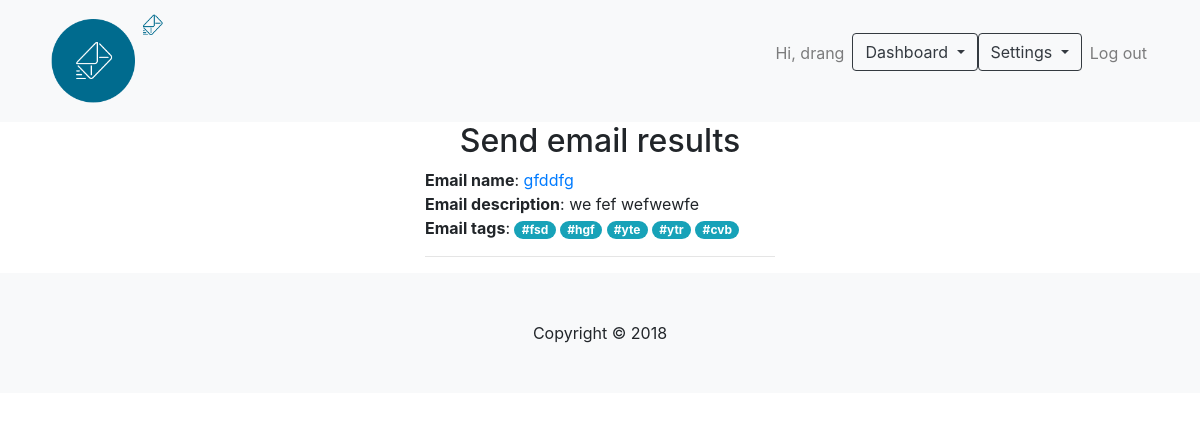
/result-emails/ (signed in), run on the app's committed database.
### Sender/models.py (models this page shows, shortened)
class UserMessage(models.Model):
    user = models.ForeignKey(User, on_delete=models.CASCADE, related_name='user_messages', default=0)
    user_message_name = models.CharField(max_length=100)
    user_message_description = models.CharField(max_length=500)
    user_message_tags = TaggableManager(blank=True)
    user_message_target_email = models.EmailField(max_length=100)
    user_message_email_title = models.CharField(max_length=50, default='Mail from mailsender')
    user_message_text = models.CharField(max_length=500)
    user_message_sent_status = models.BooleanField(default=False)
    user_message_sent_datetime = models.DateTimeField(auto_now=True)
    class Meta:
        verbose_name_plural = 'Users Messages'
    def get_short_description(self):
        return self.user_message_description if len(self.user_message_description) < 50 else self.user_message_description[:50] + ' ...'
    def get_all_tags(self):
        return [tag.name for tag in self.user_message_tags.all()]

### Sender/views.py (the view, shortened to what this page needs)
# urls.py: path('result-emails/', views.SendEmailResults.as_view(), name='send-email-result'),
class SendEmailResults(LoginRequiredMixin, View):
    content = {}
    login_url = '/login/'
    redirect_field_name = 'login'
    def get(self, request, tag: str = None):
        self.content.update({
            'doc': 'send_email_results.html',
            'title': 'Send email results',
        })
        if tag:
            sended_messages = UserMessage.objects.filter(user_message_tags__name__in = [tag],
                                                         user=request.user)
        else:
            sended_messages = UserMessage.objects.filter(user=request.user)
        self.content.update({'sended_messages': sended_messages})
        return render(request, 'base.html', self.content)

### Sender/templates/base.html (shortened to what this page needs)
{% load static %}
<!doctype html>
<head>
    <link href="{% static "/css/bootstrap.min.css" %}" rel="stylesheet">
    <link href="{% static "/css/style.css" %}" rel="stylesheet">
</head>
<body>
    {% block header %}
        {% include 'elements/header.html' %}
    {% endblock %}
    {% block page %}
        {% include doc %}
    {% endblock %}
    {% block footer %}
        {% include 'elements/footer.html' %}
    {% endblock %}
</body>
</html>

### Sender/templates/elements/header.html (shortened to what this page needs)
    <nav class="navbar navbar-expand-lg navbar-light bg-light" id="mainNav">
      <div class="container">
        <a class="navbar-brand js-scroll-trigger" href="{% url 'home' %}"><img id="logo" src="/static/images/logo.png"></a>
        <div class="collapse navbar-collapse" id="navbarResponsive">
          <ul class="navbar-nav ml-auto">
                {% if user.is_authenticated %}
                <li class="nav-item">
                  <p class="nav-link"> Hi, {{ user }}</p>
                </li>
                <li class="nav-item">
                  <div class="dropdown">
                    <button class="btn btn-outline-dark dropdown-toggle" type="button" id="dropdownDashboardMenu" data-toggle="dropdown" aria-haspopup="true" aria-expanded="false">
                      Dashboard
                    </button>
                  </div>
                </li>
                <li class="nav-item">
                  <div class="dropdown">
                    <button class="btn btn-outline-dark dropdown-toggle" type="button" id="dropdownSettingsMenu" data-toggle="dropdown" aria-haspopup="true" aria-expanded="false">
                      Settings
                    </button>
                  </div>
                </li>
                <li class="nav-item">
                  <a class="nav-link js-scroll-trigger" href="{% url 'logout' %}">Log out</a>
                </li>
                {% endif %}
          </ul>
        </div>
      </div>
    </nav>

### Sender/templates/send_email_results.html
{% load static %}
    <link href="{% static "/css/login.css" %}" rel="stylesheet">
<div class="container">
    <h2 class="form-label">Send email results</h2>
  <div class="row">
    <div class="col-md">
    </div>
    <div class="col-md">
        {% for sended_message in sended_messages %}
            <strong>Email name</strong>:
                <a href="{% url 'view-email' sended_message.id %}">{{sended_message.user_message_name}}</a>
            <br>
            <strong>Email description</strong>: {{sended_message.get_short_description}}
            <br>
            <strong>Email tags</strong>:
            {% for tag in  sended_message.get_all_tags %}
                <a href="{% url 'send-email-result' tag %}" class="badge badge-pill badge-info">#{{ tag }}</a>
            {% endfor %}
            <hr>
        {% endfor %}
    </div>
    <div class="col-md">
    </div>
  </div>
</div>

### Sender/static/css/style.css (style rules this page uses)
#logo { width: 120px; }
.form-label { text-align: center; }

### data on the page
UserMessage: user_message_name "gfddfg", get_short_description "we fef wefwewfe"
Tag: get_all_tags "fsd"
Tag: get_all_tags "hgf"
Tag: get_all_tags "yte"
Tag: get_all_tags "ytr"
Tag: get_all_tags "cvb"

### other printed values
{{ user }} "drang"
